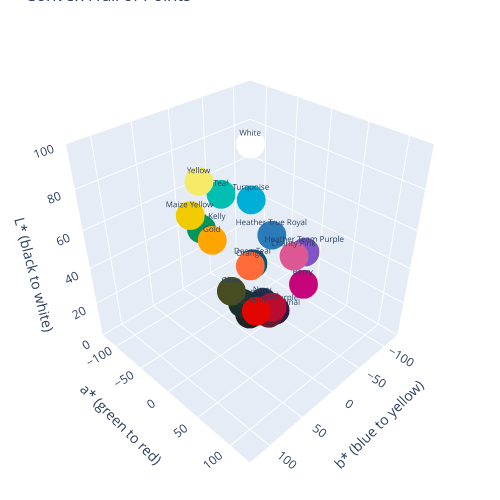

The notebook cell this image was saved under:
### Code cell
convex_df = df.iloc[hull.vertices].copy()

lab_graph.generate_lab_3d_all_colors(convex_df, "Convex Hull of Points", "N/a")

### Figure 1 — Plotly figure (JSON) as saved in the notebook; plotly's stock layout.template omitted (floating-point values rounded to 4 significant figures)
{"data": [{"hovertemplate": "<b>%{text}</b><br>L*: %{y:.1f}<br>a*: %{x:.1f}<br>b*: %{z:.1f}<br>", "marker": {"color": ["#C6057B", "#DE5795", "#005876", "#183029", "#FFA400", "#F2CA00", "#202A44", "#474C21", "#FF6A39", "#E10600", "#BA0C2F", "#00BFB2", "#2E1A47", "#00AFD7", "#212322", "#FFFFFF", "#F6EB69", "#651C32", "#00965E", "#7D55C7", "#2B7BBB"], "opacity": 1.0, "size": 10}, "mode": "markers+text", "text": ["Berry", "Charity Pink", "Deep Teal", "Forest", "Gold", "Maize Yellow", "Navy", "Olive", "Orange", "Poppy", "Red", "Teal", "Team Purple", "Turquoise", "Vintage Black", "White", "Yellow", "Heather Cardinal", "Heather Kelly", "Heather Team Purple", "Heather True Royal"], "textfont": {"size": 8}, "textposition": "top center", "x": [71.84, 59.63, -23.19, -12.05, 31.14, 5.01, 2.57, -6.88, 58.38, 75.12, 65.63, -59.33, 17.59, -33.79, -1.03, 0.0, -6.83, 35.71, -65.36, 34.51, -7.3], "y": [45.38, 57.92, 32.45, 17.54, 76.47, 83.14, 16.99, 31.03, 65.69, 49.45, 41.43, 66.44, 14.26, 63.99, 13.35, 100.0, 92.09, 24.16, 51.8, 45.45, 48.68], "z": [-7.3, -3.98, -27.24, 1.2, 81.64, 85.02, -18.63, 23.88, 58.65, 67.21, 34.16, -12.05, -24.18, -34.95, 0.45, 0.0, 62.42, 6.28, 14.55, -52.9, -42.2], "type": "scatter3d"}], "layout": {"scene": {"aspectratio": {"x": 1, "y": 1, "z": 1}, "xaxis": {"title": {"text": "a* (green to red)"}, "range": [-128, 128]}, "yaxis": {"title": {"text": "L* (black to white)"}, "range": [0, 100]}, "zaxis": {"title": {"text": "b* (blue to yellow)"}, "range": [-128, 128]}, "camera": {"up": {"x": 0, "y": 1, "z": 0}, "center": {"x": 0, "y": 0, "z": 0}, "eye": {"x": 1.5, "y": 1.5, "z": 1.5}}}, "margin": {"l": 1, "r": 1, "t": 1, "b": 1}, "title": {"text": "Convex Hull of Points"}, "width": 500, "height": 500, "showlegend": false}}
